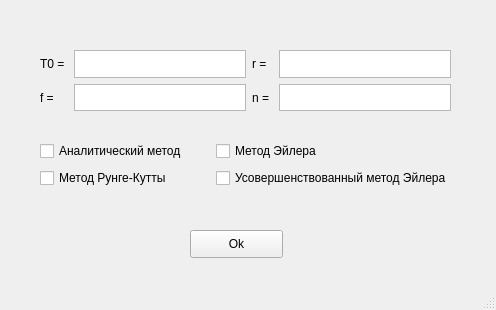
<?xml version="1.0" encoding="UTF-8"?>
<ui version="4.0">
 <class>FirstTaskView</class>
 <widget class="QMainWindow" name="FirstTaskView">
  <property name="geometry">
   <rect>
    <x>0</x>
    <y>0</y>
    <width>496</width>
    <height>310</height>
   </rect>
  </property>
  <property name="windowTitle">
   <string>MainWindow</string>
  </property>
  <widget class="QWidget" name="centralwidget">
   <widget class="QPushButton" name="OKButton">
    <property name="geometry">
     <rect>
      <x>190</x>
      <y>230</y>
      <width>93</width>
      <height>28</height>
     </rect>
    </property>
    <property name="text">
     <string>Ok</string>
    </property>
   </widget>
   <widget class="QWidget" name="layoutWidget">
    <property name="geometry">
     <rect>
      <x>40</x>
      <y>50</y>
      <width>411</width>
      <height>61</height>
     </rect>
    </property>
    <layout class="QGridLayout" name="gridLayout">
     <item row="0" column="0">
      <widget class="QLabel" name="Tlabel">
       <property name="text">
        <string>T0 = </string>
       </property>
      </widget>
     </item>
     <item row="0" column="1">
      <widget class="QTextEdit" name="TEdit"/>
     </item>
     <item row="1" column="0">
      <widget class="QLabel" name="Flabel">
       <property name="text">
        <string>f = </string>
       </property>
      </widget>
     </item>
     <item row="1" column="1">
      <widget class="QTextEdit" name="FEdit"/>
     </item>
     <item row="1" column="4">
      <widget class="QTextEdit" name="NEdit"/>
     </item>
     <item row="0" column="4">
      <widget class="QTextEdit" name="REdit"/>
     </item>
     <item row="0" column="2" colspan="2">
      <widget class="QLabel" name="Rlabel">
       <property name="text">
        <string>r = </string>
       </property>
      </widget>
     </item>
     <item row="1" column="2" colspan="2">
      <widget class="QLabel" name="Nlabel">
       <property name="text">
        <string>n = </string>
       </property>
      </widget>
     </item>
    </layout>
   </widget>
   <widget class="QWidget" name="layoutWidget">
    <property name="geometry">
     <rect>
      <x>40</x>
      <y>140</y>
      <width>412</width>
      <height>49</height>
     </rect>
    </property>
    <layout class="QGridLayout" name="gridLayout_2">
     <item row="0" column="0">
      <widget class="QCheckBox" name="AnalyticBox">
       <property name="text">
        <string>Аналитический метод</string>
       </property>
      </widget>
     </item>
     <item row="0" column="1">
      <widget class="QCheckBox" name="EulerBox">
       <property name="text">
        <string>Метод Эйлера</string>
       </property>
      </widget>
     </item>
     <item row="1" column="0">
      <widget class="QCheckBox" name="RungeBox">
       <property name="text">
        <string>Метод Рунге-Кутты</string>
       </property>
      </widget>
     </item>
     <item row="1" column="1">
      <widget class="QCheckBox" name="IEulerBox">
       <property name="text">
        <string>Усовершенствованный метод Эйлера</string>
       </property>
      </widget>
     </item>
    </layout>
   </widget>
  </widget>
  <widget class="QMenuBar" name="menubar">
   <property name="geometry">
    <rect>
     <x>0</x>
     <y>0</y>
     <width>496</width>
     <height>26</height>
    </rect>
   </property>
  </widget>
  <widget class="QStatusBar" name="statusbar"/>
 </widget>
 <resources/>
 <connections/>
</ui>
